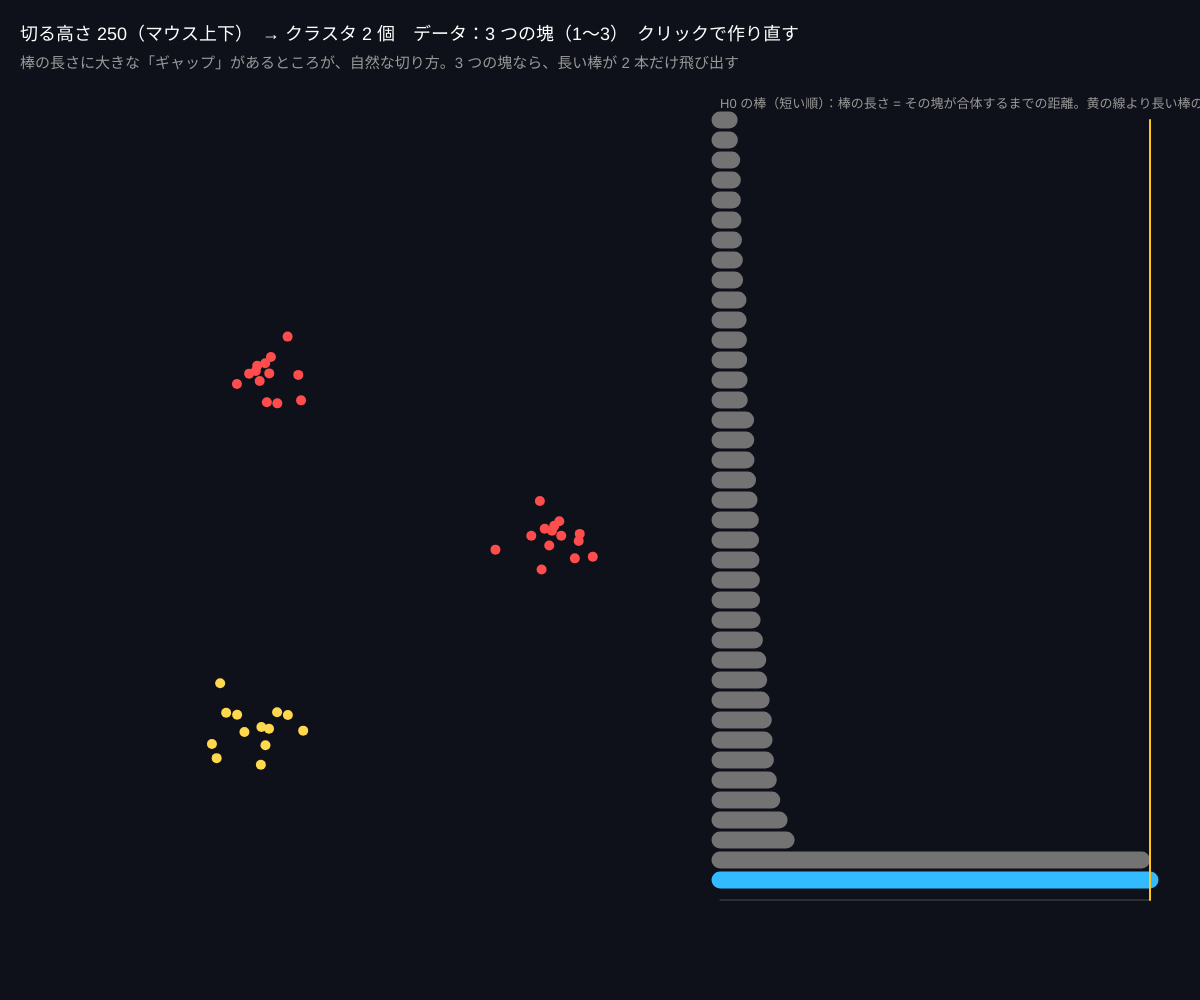
Frame 1 (no input)
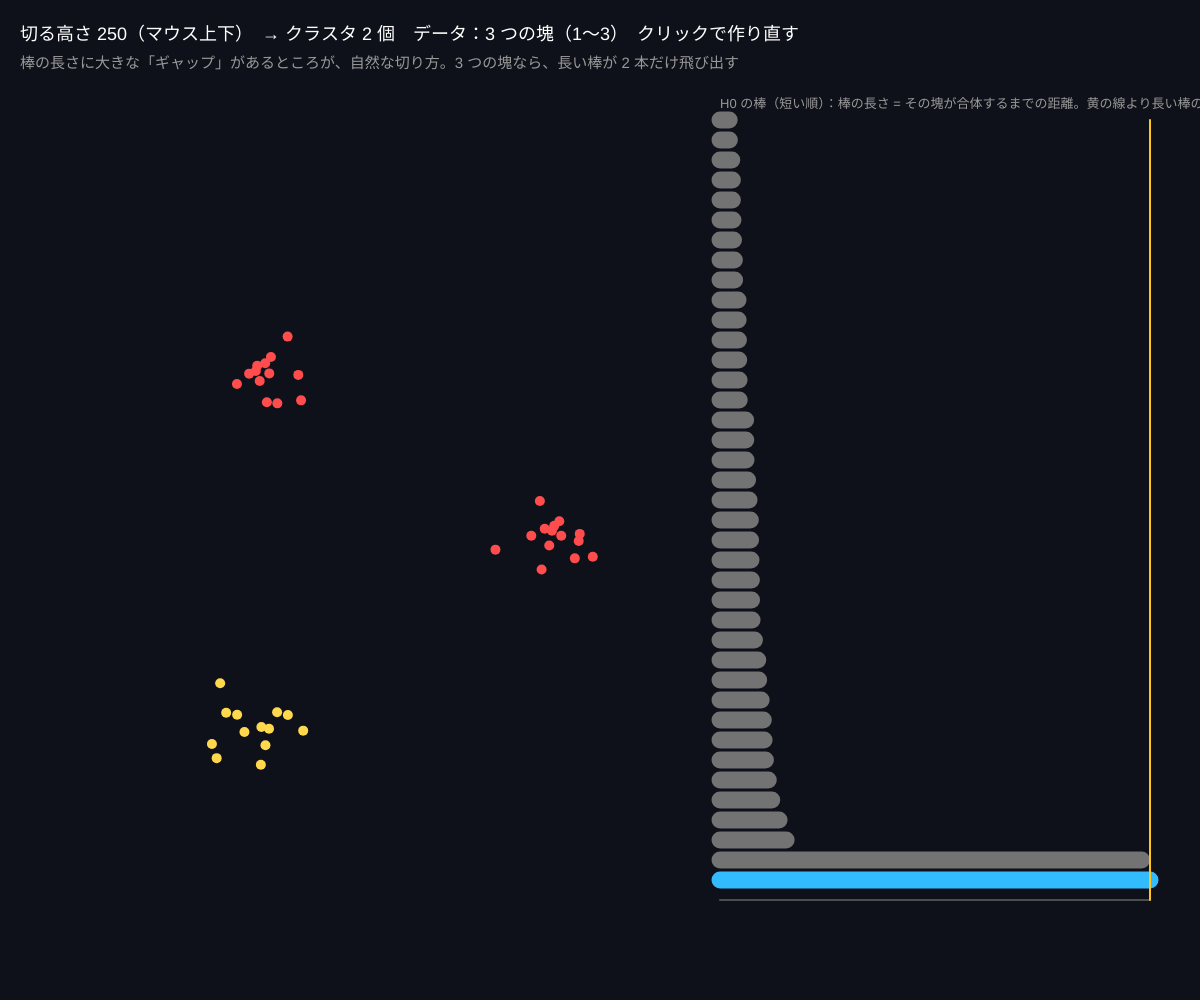
Frame 60 (no input)
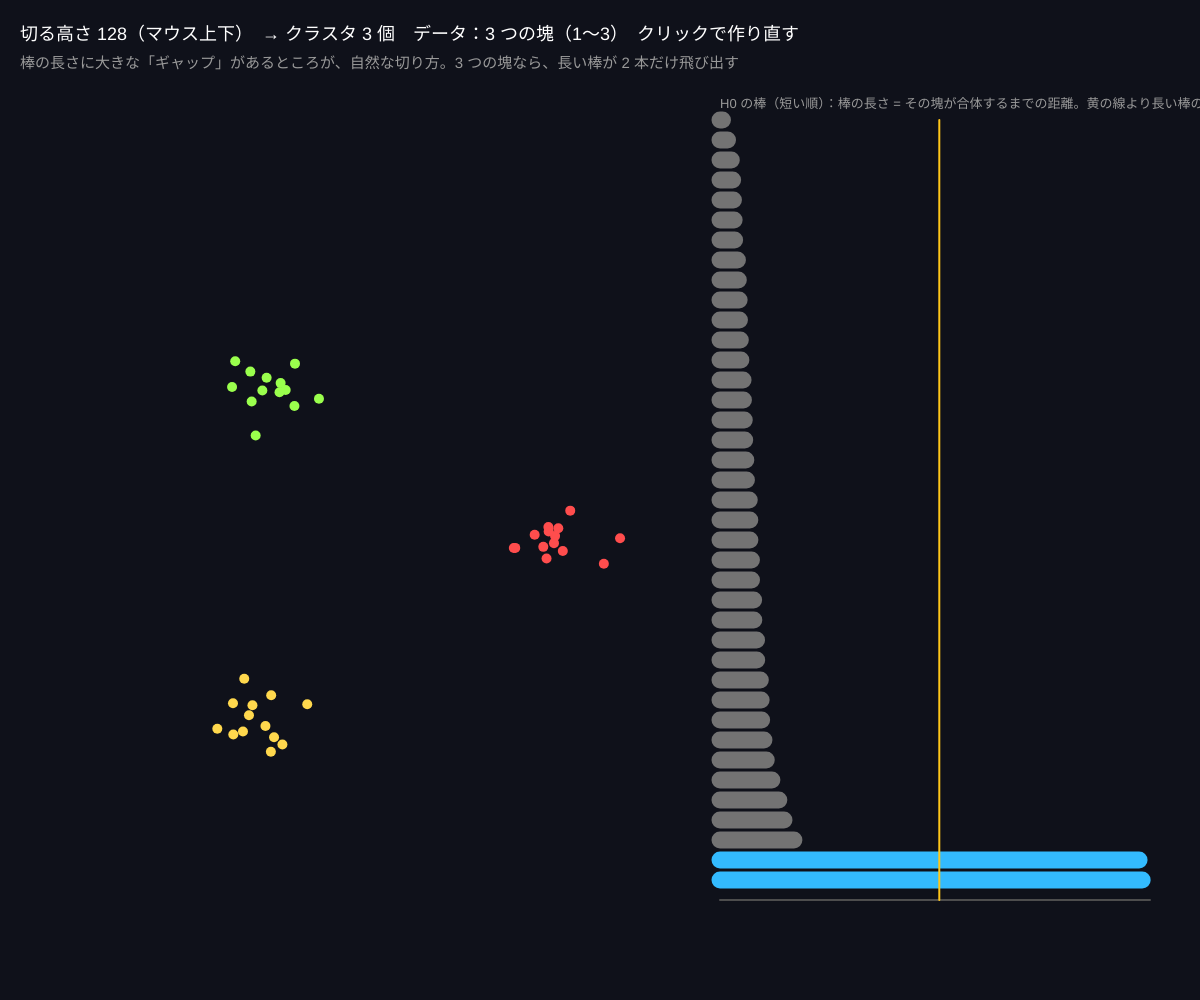
Frame 120 (the mouse pressed at the canvas centre since frame 60)

The p5.js sketch that drew these frames (run headless with seeded random() and noise() and a simulated clock; from frame 60 on, the mouse is pressed at the canvas centre):

// p5.js sketch
// ── sketch.js
// ============================================
// 13 クラスタの木（H0 のパーシステンス = 階層的クラスタリング）
// 近い点どうしから順に合体させていく記録を「木（デンドログラム）」にする
// 木をどの高さで切るかで、クラスタの数が決まる。長い枝 = はっきり分かれたグループ
// マウス上下 = 切る高さ / 1〜3 でデータ / クリックで作り直す
// ============================================

let pts = [];
let merges = []; // {a, b, d}：合体の記録（距離順）
let cutD = 60;
let kind = 1;
let seed = 1;
let names = ['', '3 つの塊', '2 つの塊（近い）', 'ランダム'];

function setup() {
  createCanvas(windowWidth, windowHeight);
  colorMode(HSB, 360, 100, 100, 100);
  makePoints();
}

function makePoints() {
  randomSeed(seed);
  pts = [];
  let cx = width * 0.3, cy = height * 0.55, R = min(width, height) * 0.2;
  for (let i = 0; i < 40; i++) {
    let x, y;
    if (kind === 1) { let k = i % 3, a = (TWO_PI * k) / 3; x = cx + cos(a) * R + randomGaussian() * 22; y = cy + sin(a) * R + randomGaussian() * 22; }
    else if (kind === 2) { let s = i % 2 ? 1 : -1; x = cx + s * R * 0.5 + randomGaussian() * 25; y = cy + randomGaussian() * 25; }
    else { x = cx + random(-R * 1.3, R * 1.3); y = cy + random(-R * 1.3, R * 1.3); }
    pts.push({ x, y });
  }
  // ★ 単連結法：全ペアを距離順に並べ、別のグループなら合体（= H0 の死）
  let pairs = [];
  for (let i = 0; i < pts.length; i++) for (let j = i + 1; j < pts.length; j++) pairs.push({ i, j, d: dist(pts[i].x, pts[i].y, pts[j].x, pts[j].y) });
  pairs.sort((a, b) => a.d - b.d);
  let parent = pts.map((_, i) => i);
  let find = (x) => (parent[x] === x ? x : (parent[x] = find(parent[x])));
  merges = [];
  for (let p of pairs) {
    let a = find(p.i), b = find(p.j);
    if (a !== b) { parent[a] = b; merges.push({ a: p.i, b: p.j, d: p.d }); }
  }
}

// 切る高さ cutD でのクラスタ
function clustersAt(D) {
  let parent = pts.map((_, i) => i);
  let find = (x) => (parent[x] === x ? x : (parent[x] = find(parent[x])));
  for (let m of merges) if (m.d < D) parent[find(m.a)] = find(m.b);
  let ids = {}, k = 0;
  return pts.map((_, i) => { let r = find(i); if (ids[r] === undefined) ids[r] = k++; return ids[r]; });
}

function draw() {
  background(230, 40, 10);
  cutD = map(mouseY, 0, height, 250, 5, true);
  let cl = clustersAt(cutD);
  let nCl = new Set(cl).size;

  // 左：点（クラスタで色分け）
  noStroke();
  for (let i = 0; i < pts.length; i++) { fill((cl[i] * 47) % 360, 70, 100); circle(pts[i].x, pts[i].y, 10); }

  // 右：デンドログラム風（H0 バーコードとして描く：各合体 = 1 本の棒が終わる）
  let bx = width * 0.6, bw = width - bx - 50, by = 120, bh = height - 220;
  stroke(0, 0, 30);
  line(bx, by + bh, bx + bw, by + bh);
  // 棒：i 番目の点の「塊」が消える距離 = i を含む合体のうち最初のもの…簡略化して、合体距離を降順に棒として描く
  let ds = merges.map((m) => m.d).sort((a, b) => a - b);
  for (let k = 0; k < ds.length; k++) {
    let y = by + (k / ds.length) * bh;
    stroke(ds[k] < cutD ? 0 : 200, ds[k] < cutD ? 0 : 80, ds[k] < cutD ? 45 : 100);
    strokeWeight(max(2, bh / ds.length - 3));
    line(bx, y, bx + (min(ds[k], 250) / 250) * bw, y);
  }
  stroke(45, 90, 100);
  strokeWeight(2);
  line(bx + (cutD / 250) * bw, by, bx + (cutD / 250) * bw, by + bh);
  noStroke();
  fill(0, 0, 60);
  textSize(13);
  text('H0 の棒（短い順）：棒の長さ = その塊が合体するまでの距離。黄の線より長い棒の数 + 1 = クラスタ数', bx, by - 12);

  fill(0, 0, 100);
  textSize(18);
  text('切る高さ ' + round(cutD) + '（マウス上下）　→ クラスタ ' + nCl + ' 個　データ：' + names[kind] + '（1〜3）　クリックで作り直す', 20, 40);
  fill(0, 0, 60);
  textSize(15);
  text('棒の長さに大きな「ギャップ」があるところが、自然な切り方。3 つの塊なら、長い棒が 2 本だけ飛び出す', 20, 68);
}

function keyPressed() { if (key >= '1' && key <= '3') { kind = int(key); makePoints(); } }
function mousePressed() { seed = floor(random(10000)); makePoints(); }

// ---------- やってみよう ----------
// 1. 3 つの塊で、クラスタ数が 3 になる高さの範囲は広い？（安定 = 本物のクラスタ）
// 2. ランダム（3）だと、どの高さでも「それらしい」クラスタ数がない
// 3. 「平均連結法」（グループの平均距離で合体）にすると結果は変わる？
